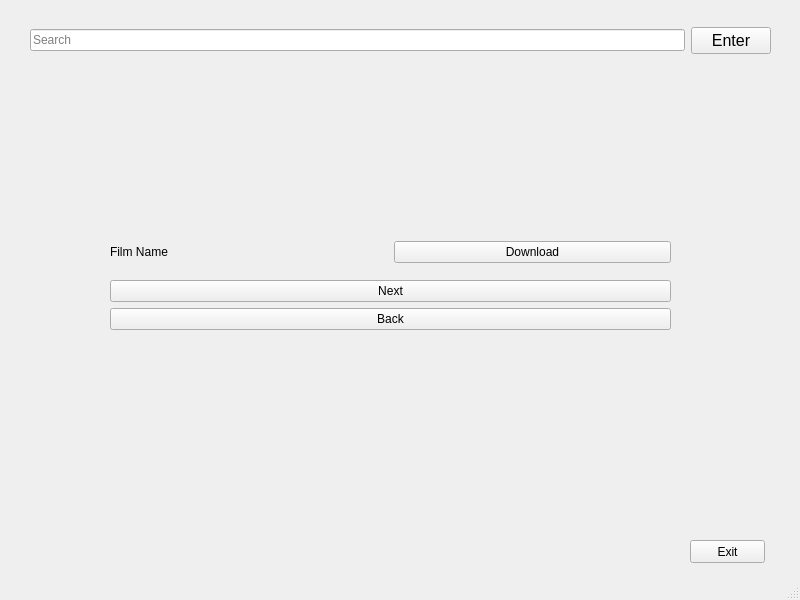
<?xml version="1.0" encoding="UTF-8"?>
<ui version="4.0">
 <class>MainWindow</class>
 <widget class="QMainWindow" name="MainWindow">
  <property name="geometry">
   <rect>
    <x>0</x>
    <y>0</y>
    <width>800</width>
    <height>600</height>
   </rect>
  </property>
  <property name="windowTitle">
   <string>MainWindow</string>
  </property>
  <widget class="QWidget" name="centralwidget">
   <property name="sizePolicy">
    <sizepolicy hsizetype="Preferred" vsizetype="Preferred">
     <horstretch>0</horstretch>
     <verstretch>0</verstretch>
    </sizepolicy>
   </property>
   <property name="layoutDirection">
    <enum>Qt::LeftToRight</enum>
   </property>
   <widget class="QPushButton" name="pushButton_5">
    <property name="geometry">
     <rect>
      <x>690</x>
      <y>540</y>
      <width>75</width>
      <height>23</height>
     </rect>
    </property>
    <property name="text">
     <string>Exit</string>
    </property>
   </widget>
   <widget class="QWidget" name="">
    <property name="geometry">
     <rect>
      <x>110</x>
      <y>230</y>
      <width>561</width>
      <height>111</height>
     </rect>
    </property>
    <layout class="QVBoxLayout" name="verticalLayout_4">
     <item>
      <layout class="QHBoxLayout" name="horizontalLayout">
       <item>
        <widget class="QLabel" name="label">
         <property name="text">
          <string>Film Name</string>
         </property>
         <property name="buddy">
          <cstring>pushButton_2</cstring>
         </property>
        </widget>
       </item>
       <item>
        <widget class="QPushButton" name="pushButton_2">
         <property name="text">
          <string>Download</string>
         </property>
        </widget>
       </item>
      </layout>
     </item>
     <item>
      <layout class="QVBoxLayout" name="verticalLayout_2">
       <item>
        <widget class="QPushButton" name="pushButton_3">
         <property name="text">
          <string>Next</string>
         </property>
        </widget>
       </item>
       <item>
        <widget class="QPushButton" name="pushButton_4">
         <property name="text">
          <string>Back</string>
         </property>
        </widget>
       </item>
      </layout>
     </item>
    </layout>
   </widget>
   <widget class="QWidget" name="">
    <property name="geometry">
     <rect>
      <x>30</x>
      <y>20</y>
      <width>741</width>
      <height>41</height>
     </rect>
    </property>
    <layout class="QHBoxLayout" name="horizontalLayout_3">
     <item>
      <widget class="QLineEdit" name="lineEdit">
       <property name="placeholderText">
        <string>Search</string>
       </property>
      </widget>
     </item>
     <item>
      <widget class="QPushButton" name="pushButton">
       <property name="font">
        <font>
         <pointsize>12</pointsize>
        </font>
       </property>
       <property name="text">
        <string>Enter</string>
       </property>
      </widget>
     </item>
    </layout>
   </widget>
  </widget>
  <widget class="QStatusBar" name="statusbar"/>
  <action name="action_Enter">
   <property name="text">
    <string>&amp;Enter</string>
   </property>
   <property name="toolTip">
    <string>ShowResult</string>
   </property>
   <property name="shortcut">
    <string>Return</string>
   </property>
  </action>
 </widget>
 <tabstops>
  <tabstop>lineEdit</tabstop>
  <tabstop>pushButton</tabstop>
 </tabstops>
 <resources/>
 <connections>
  <connection>
   <sender>lineEdit</sender>
   <signal>returnPressed()</signal>
   <receiver>pushButton</receiver>
   <slot>animateClick()</slot>
   <hints>
    <hint type="sourcelabel">
     <x>680</x>
     <y>40</y>
    </hint>
    <hint type="destinationlabel">
     <x>719</x>
     <y>43</y>
    </hint>
   </hints>
  </connection>
  <connection>
   <sender>lineEdit</sender>
   <signal>returnPressed()</signal>
   <receiver>pushButton</receiver>
   <slot>click()</slot>
   <hints>
    <hint type="sourcelabel">
     <x>608</x>
     <y>34</y>
    </hint>
    <hint type="destinationlabel">
     <x>726</x>
     <y>33</y>
    </hint>
   </hints>
  </connection>
 </connections>
</ui>
